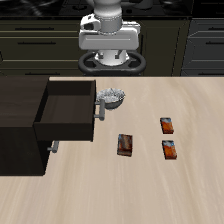
#> input picture examples/videos/main/libero/baseline/90_butter_drawer.gif, 224 x 224 px; its folder holds 4 pictures in this run
$ python gifs_concat.py
#> lines starting #> are read from the running program, lines starting #| are printed output that depends on the picture
import imageio
import numpy as np
from PIL import Image
from tqdm import tqdm


def load_gif(gif_path):
    gif = Image.open(gif_path)
#> gif is the input picture: PIL image 224x224 P; mean R, G, B, A 119.8, 110.2, 99, 255
    frames = []
    try:
        while True:
            frame = np.array(gif.convert('RGB'))
            frames.append(frame)
            gif.seek(gif.tell() + 1)
#> this loop made 416 passes
#> pass 2, in load_gif, `frame = np.array(gif.convert('RGB'))`:
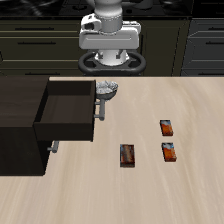
#> frame: shape (224, 224, 3); mean R, G, B 119.8, 110.1, 98.9
#> call 2 of load_gif, with gif_path = 'main/libero/baseline/90_moka_stove.gif'
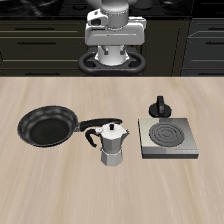
#> input picture examples/videos/main/libero/baseline/90_moka_stove.gif, 224 x 224 px
#> in load_gif, gif is the input picture: PIL image 224x224 P; mean R, G, B, A 134.4, 125, 113.1, 255
#> this loop made 416 passes
#> pass 2, in load_gif (call 2), `frame = np.array(gif.convert('RGB'))`:
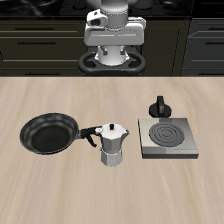
#> frame: shape (224, 224, 3); mean R, G, B 135.2, 125.7, 113.8
#> pass 3, in load_gif (call 2), `frame = np.array(gif.convert('RGB'))`:
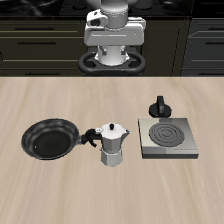
#> frame: shape (224, 224, 3); mean R, G, B 135.3, 125.8, 113.9
    except EOFError:
        pass
    gif.close()
    return frames


# [58 lines left out: functions sample_gif, pad_gif, resize_gif, concat_gifs, not called in this run]


def save_video(frames, save_path):
    frames = [Image.fromarray(frame) for frame in frames]
    imageio.mimsave(save_path, frames, fps=10)


if __name__ == '__main__':
    # [44 lines of commented-out code are left out]

    tasks = ['90_butter_drawer', '90_moka_stove', '90_sauce_tray', '90_book_caddy']
    save_path = 'main_libero_baseline1.mp4'

    gif_paths = [f'main/libero/baseline/{task}.gif' for task in tasks]
    gifs = [load_gif(gif_path) for gif_path in gif_paths]
#> (the run stopped early here; a loop or call above may not have finished)
